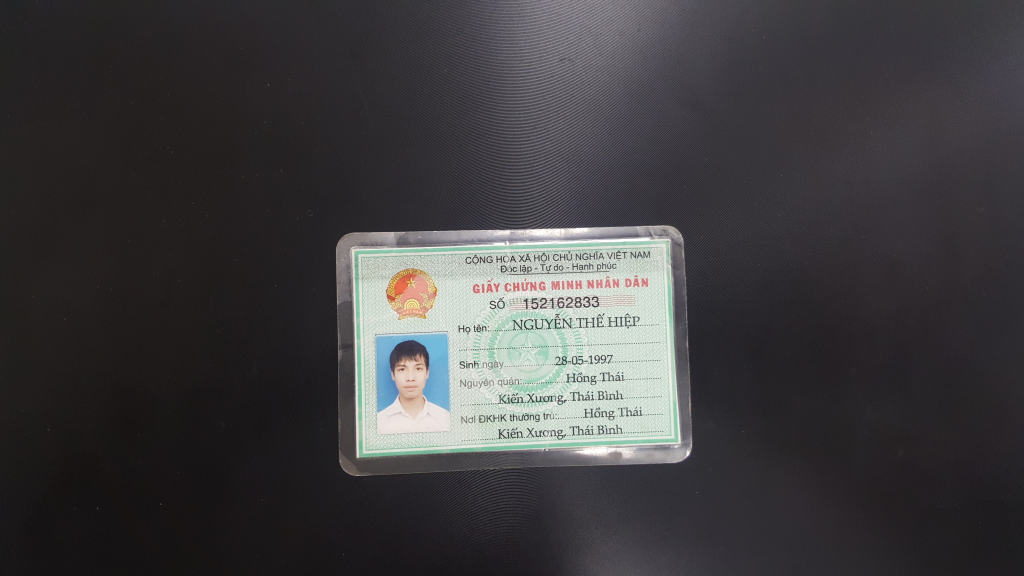
#> input picture data/1.jpg, 2048 x 1152 px (shown at 1/2 size)
$ python CardDetector.py data/1.jpg   (Python 2 division)   (older library calls are emulated)
#> lines starting #> are read from the running program, lines starting #| are printed output that depends on the picture; after the words box and inside, x2 and y2 are one past the last pixel; in counts of white or black regions, pixels touching at a corner belong together
### help/perspective.py
import cv2
import numpy as np

def order_points(pts):

    #initialize array with order : top-left, top-right, bottom-right, bottom-left
    rect = np.zeros((4, 2), dtype="float32")

    s = pts.sum(axis=1)
    rect[0] = pts[np.argmin(s)]
    rect[2] = pts[np.argmax(s)]

    diff = np.diff(pts, axis=1)
    rect[1] = pts[np.argmin(diff)]
    rect[3] = pts[np.argmax(diff)]

    return rect


def four_point_transform(img, pts):

    rect = order_points(pts)
    (tl, tr, br, bl) = rect

    #compute width of wrapped perspective image
    width_top = np.sqrt( (tl[0] - tr[0])**2 + (tl[1] - tr[1])**2 )
    width_bottom = np.sqrt( (bl[0] - br[0])**2 + (bl[1] - br[1])**2 )
    max_width = max(int(width_top), int(width_bottom))

    #compute height
    height_left = np.sqrt( (tl[0] - bl[0])**2 + (tl[1] - bl[1])**2 )
    height_right = np.sqrt( (tr[0] - br[0])**2 + (tr[1] - br[1])**2 )
    max_height = max(int(height_right), int(height_left))

    dst = np.array([
        [0, 0],
        [max_width - 1, 0],
        [max_width - 1, max_height - 1],
        [0, max_height - 1]
        ], dtype="float32")

    mat = cv2.getPerspectiveTransform(rect, dst)
    warped_img = cv2.warpPerspective(img, mat, (max_width, max_height))

    warped_img = cv2.resize(warped_img, (950, max_height * 950/ max_width))

    return warped_img

### CardDetector.py
import cv2
import numpy as np
import copy
from help import four_point_transform
import json

class CardDetector(object):
    'CardDetector is used for detecting card from raw image'

    def __init__(self, config=[[60, 20, 20], [100, 255, 255], (10, 10), \
                        cv2.RETR_LIST, cv2.cv.CV_CHAIN_APPROX_TC89_L1]):

        if (config is not None):
            self.__lowRange = config[0]
            self.__highRange = config[1]
            self.__maskDilating = config[2]
            self.__modeFindContour = config[3]
            self.__methodFindContour = config[4]
        else :
            with open('configDetector.json', 'r') as f:
                config = json.load(f)
                self.__lowRange = config["lowRange"]
                self.__highRange = config["highRange"]
                self.__maskDilating = config["maskDilating"]
                self.__modeFindContour = config["modeContour"]
                self.__methodFindContour = config["methodContour"]

    # function detectCard get id card from id card
    # @img is raw image
    # return card (after apply perspective transfomation) and return
    #       image after draw contour.
    def detectCard(self, img):

        img1 = copy.deepcopy(img)
        img_processed = self.pre_processing(img1)
        contours, hi = cv2.findContours(img_processed, cv2.RETR_EXTERNAL, cv2.cv.CV_CHAIN_APPROX_TC89_KCOS)

        contours = sorted(contours, key = cv2.contourArea, reverse = True)[:5]
        copy_img = copy.deepcopy(img)
        rightContour = None

        peri = cv2.arcLength(contours[0], True)
        approx = cv2.approxPolyDP(contours[0], 0.02 * peri, True)
        rect = cv2.minAreaRect(approx)
        box = cv2.cv.BoxPoints(rect)
        pts = np.int0(box)

        warpedImg = four_point_transform(img1, pts)
        cv2.drawContours(img1, [pts], -1, (0, 255, 0), 2)
        return warpedImg, img1

    def pre_processing(self, img):

        dst = copy.deepcopy(img)

        img_hsv = cv2.cvtColor(dst, cv2.cv.CV_BGR2HSV)
        mask = cv2.inRange(img_hsv, np.asarray(self.__lowRange), np.asarray(self.__highRange))
        element = cv2.getStructuringElement(cv2.MORPH_RECT, (self.__maskDilating[0], self.__maskDilating[1]))
        mask = cv2.dilate(mask, element)

        return mask

    def testConfig(self, config, data):

        model = self.createTempDetector(config)
        results = []

        for i in range(len(data)):
            warpedImg, imgContainCountour = model.detectCard(data[i])
            results.append(warpedImg)

        return results

    def createTempDetector(self, config):

        model = CardDetector(config)
        return model

    def changeConfig(self, config):

        self.__lowRange = config[0]
        self.__highRange = config[1]
        self.__maskDilating = config[2]
        self.__modeFindContour = config[3]
        self.__methodFindContour = config[4]
        file_config = {
        "lowRange":config[0],
        "highRange": config[1],
        "maskDilating":config[2],
        "modeContour": config[3],
        "methodContour": config[4]
        }
        with open('configDetector.json', 'w') as f:
            json.dump(file_config, f)

import sys

if __name__ == "__main__" :

    linkImg = sys.argv[1]
    img = cv2.imread(linkImg)
#> img is the input picture: shape (1152, 2048, 3); mean B, G, R 64.6, 62.7, 64.2
    detector = CardDetector(None)
#> (reads configDetector.json from the repository)
    result, _ = detector.detectCard(img)
#> in pre_processing, `img_hsv = cv2.cvtColor(dst, cv2.cv.CV_BGR2HSV)`: img_hsv: shape (1152, 2048, 3); mean H, S, V 113.6, 26.7, 67.3
#> in pre_processing, `mask = cv2.inRange(img_hsv, np.asarray(self.__lowRange), np.asarray(se..`:
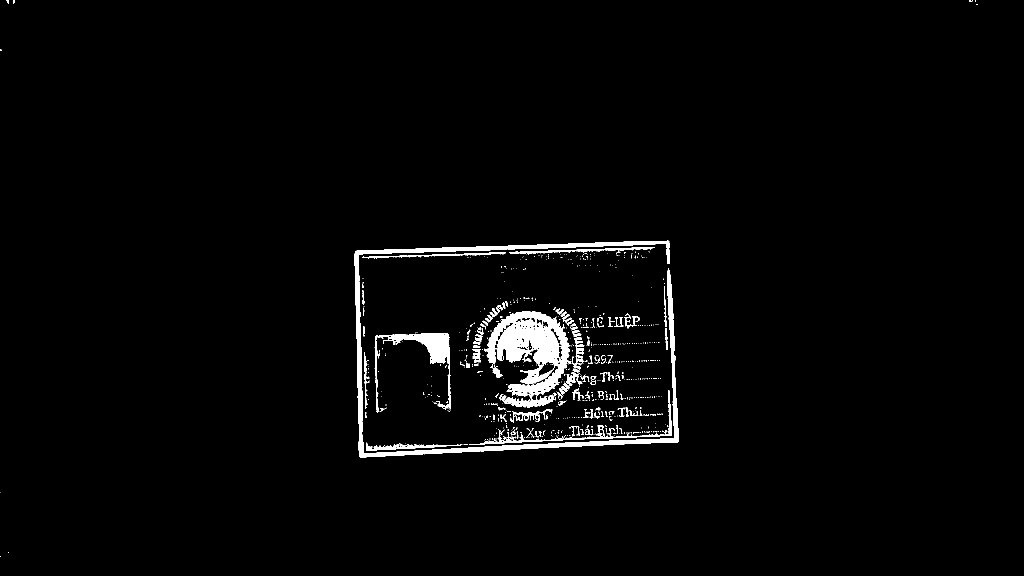
#> mask: shape (1152, 2048) (shown at 1/2 size); 2.2% white; 691 white regions (575 under 20 px), largest, box (x1, y1, x2, y2) and area: (968, 622, 1143, 815) 16536, (709, 481, 1358, 915) 16361, (749, 666, 902, 825) 4396
#> in pre_processing, `mask = cv2.dilate(mask, element)`:
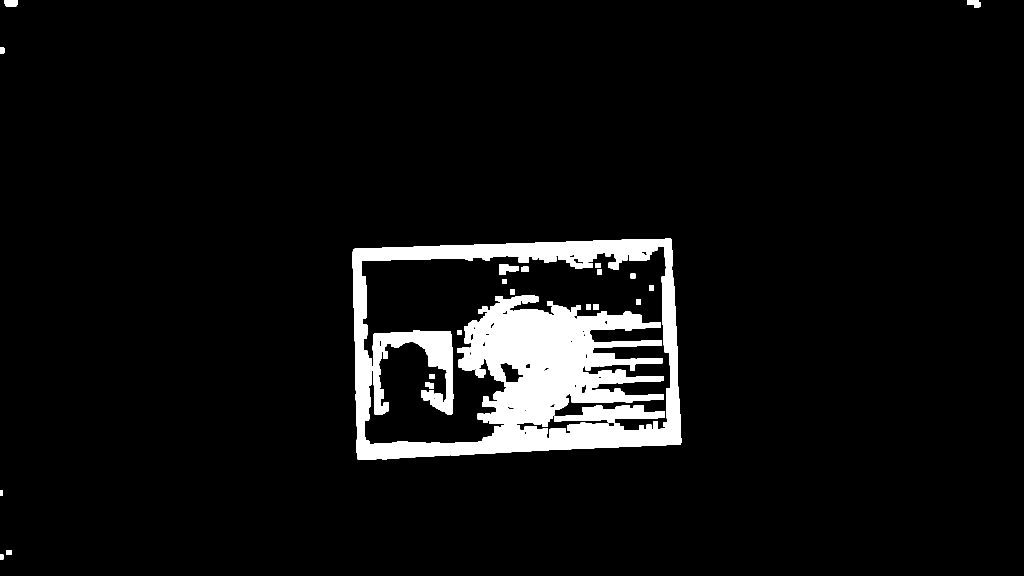
#> mask: shape (1152, 2048) (shown at 1/2 size); 6% white; 25 white regions
#> in detectCard, `contours, hi = cv2.findContours(img_processed, cv2.RETR_EXTERNAL, cv2...`: contours = 7 contours; box (x1, y1, x2, y2) and area: (705, 477, 1363, 920) 267977, (8, 0, 35, 13) 294, (1934, 0, 1961, 15) 272, (12, 1100, 23, 1110) 90, (0, 94, 9, 107) 90, (0, 1108, 7, 1119) 55, (0, 981, 6, 991) 45; hi = [[1, -1, -1, -1], [2, 0, -1, -1], [3, 1, -1, -1], [4, 2, -1, -1], [5, 3, -1, -1], [6, 4, -1, -1], [-1, 5, -1, -1]]
#> in detectCard, `contours = sorted(contours, key = cv2.contourArea, reverse = True)[:5]`: contours = 5 contours; box (x1, y1, x2, y2) and area: (705, 477, 1363, 920) 267977, (8, 0, 35, 13) 294, (1934, 0, 1961, 15) 272, (12, 1100, 23, 1110) 90, (0, 94, 9, 107) 90
#> in detectCard, `peri = cv2.arcLength(contours[0], True)`: peri = 2118.5
#> in detectCard, `approx = cv2.approxPolyDP(contours[0], 0.02 * peri, True)`: approx = [[1343, 479], [707, 498], [715, 918], [1361, 888]]
#> in detectCard, `rect = cv2.minAreaRect(approx)`: rect = ((1028.8, 694), (646.7, 419.9), -2.52)
#> in detectCard, `box = cv2.cv.BoxPoints(rect)`: box = ((715, 918), (696.5, 498.5), (1342.6, 470), (1361.1, 889.6))
#> in detectCard, `pts = np.int0(box)`: pts = [[715, 918], [696, 498], [1342, 470], [1361, 889]]
#> in order_points, `s = pts.sum(axis=1)`: s = [1633, 1194, 1812, 2250]
#> in order_points, `diff = np.diff(pts, axis=1)`: diff = [203, -198, -872, -472]
#> in four_point_transform, `rect = order_points(pts)`: rect = [[696, 498], [1342, 470], [1361, 889], [715, 918]]
#> in four_point_transform, `(tl, tr, br, bl) = rect`: tl = [696, 498]; tr = [1342, 470]; br = [1361, 889]; bl = [715, 918]
#> in four_point_transform, `width_top = np.sqrt( (tl[0] - tr[0])**2 + (tl[1] - tr[1])**2 )`: width_top = 646.6
#> in four_point_transform, `width_bottom = np.sqrt( (bl[0] - br[0])**2 + (bl[1] - br[1])**2 )`: width_bottom = 646.7
#> in four_point_transform, `max_width = max(int(width_top), int(width_bottom))`: max_width = 646
#> in four_point_transform, `height_left = np.sqrt( (tl[0] - bl[0])**2 + (tl[1] - bl[1])**2 )`: height_left = 420.4
#> in four_point_transform, `height_right = np.sqrt( (tr[0] - br[0])**2 + (tr[1] - br[1])**2 )`: height_right = 419.4
#> in four_point_transform, `max_height = max(int(height_right), int(height_left))`: max_height = 420
#> in four_point_transform, `dst = np.array([ [0, 0], [max_width - 1, 0], [max_width - 1, max_heigh..`: dst = [[0, 0], [645, 0], [645, 419], [0, 419]]
#> in four_point_transform, `mat = cv2.getPerspectiveTransform(rect, dst)`: mat = [[0.992, -0.0449, -667.9], [0.0431, 0.993, -524.7], [-3.66e-06, 3.32e-07, 1]]
#> in four_point_transform, `warped_img = cv2.warpPerspective(img, mat, (max_width, max_height))`:
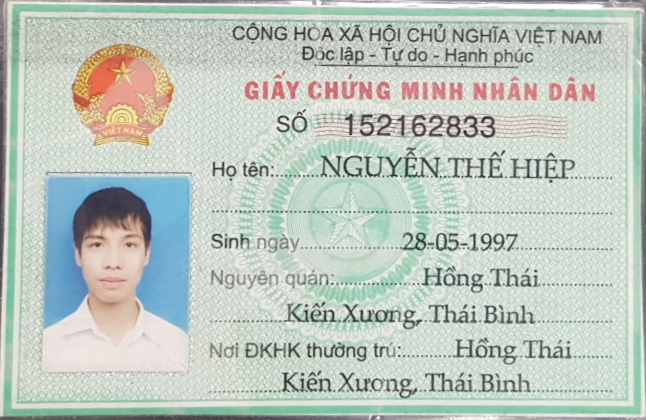
#> warped_img: shape (420, 646, 3); mean B, G, R 191.6, 200.1, 190.2
#> in detectCard, `cv2.drawContours(img1, [pts], -1, (0, 255, 0), 2)`:
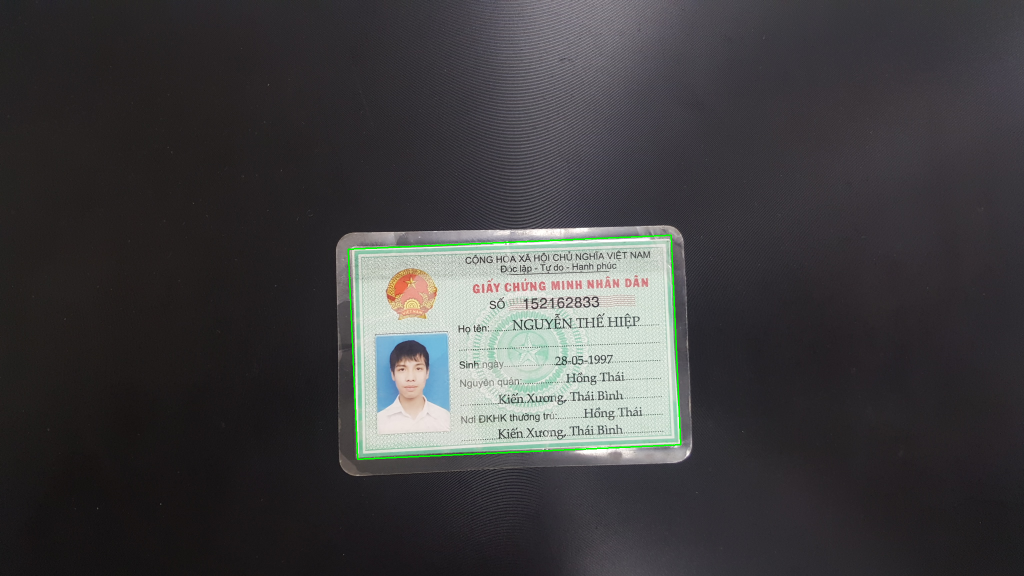
#> img1: shape (1152, 2048, 3) (shown at 1/2 size); 0.27% of pixels changed, all inside (x1, y1, x2, y2) = (695, 469, 1363, 920)
    cv2.imshow("result", result)
    # data = []
    # data.append(img)
    config = [[60, 21, 20], [100, 255, 255], (10, 10), \
                         cv2.RETR_LIST, cv2.cv.CV_CHAIN_APPROX_TC89_L1]
    detector.changeConfig(config)
    result, _ = detector.detectCard(img)
#> in detectCard (call 2), `contours, hi = cv2.findContours(img_processed, cv2.RETR_EXTERNAL, cv2...`: contours = 7 contours; box (x1, y1, x2, y2) and area: (705, 477, 1363, 920) 267977, (8, 0, 35, 13) 294, (1934, 0, 1961, 15) 272, (12, 1100, 23, 1110) 90, (0, 94, 9, 107) 90, (0, 1108, 7, 1119) 55, (0, 981, 6, 991) 45
#> in detectCard (call 2), `contours = sorted(contours, key = cv2.contourArea, reverse = True)[:5]`: contours = 5 contours; box (x1, y1, x2, y2) and area: (705, 477, 1363, 920) 267977, (8, 0, 35, 13) 294, (1934, 0, 1961, 15) 272, (12, 1100, 23, 1110) 90, (0, 94, 9, 107) 90
    cv2.imshow("result2", result)
    # results = detector.testConfig(config, data)

    # if results[0] is not None : cv2.imshow("tuan", results[0])
    # else :
    #     print "Fail detect."
    cv2.waitKey(0)
